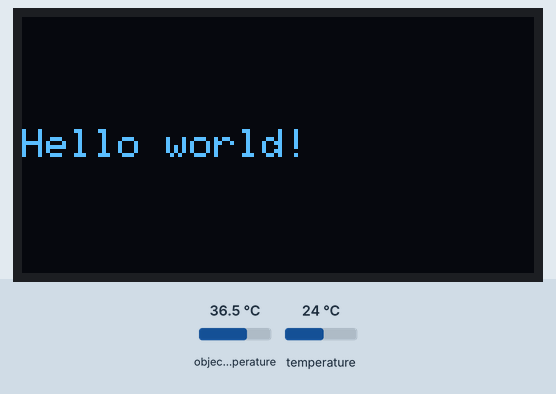
Bench run of a sketch on a simulated ESP8266 (NodeMCU). Shown: 128×64 one-colour display. The test bench sets the inputs (shaded band); at power-on: object temperature 36.5 °C, temperature 24 °C. WiFi joins after 1.5 s; servers stay silent unless stated; uploads are accepted with an empty reply; what the sketch prints to the serial monitor is not drawn.

Above: at 1.6 s.

The sketch:

screen_temp.ino
```cpp
#include <Adafruit_MLX90614.h>
#include <ESP8266WiFi.h>
#include <ESP8266HTTPClient.h>
#include <WiFiClient.h>
#include <SPI.h>
#include <Wire.h>
#include <Adafruit_GFX.h>
#include <Adafruit_SSD1306.h>
#include <Arduino_JSON.h>

#define SCREEN_WIDTH 128 // OLED display width, in pixels
#define SCREEN_HEIGHT 64 // OLED display height, in pixels

// Declaration for SSD1306 display connected using I2C
#define OLED_RESET     -1 // Reset pin
#define SCREEN_ADDRESS 0x3C
Adafruit_SSD1306 display(SCREEN_WIDTH, SCREEN_HEIGHT, &Wire, OLED_RESET);

const char* ssid     = "NETGEAR76";
const char* password = "dynamicdiamond503";
String sensorReadings;
Adafruit_MLX90614 mlx = Adafruit_MLX90614();
String serverName = "http://apnafood.org.in/temp";
const char* serverdata = "http://apnafood.org.in/infoShow";
void setup() {
  Serial.begin(115200);
  while (!Serial);
   WiFi.begin(ssid, password);

  while (WiFi.status() != WL_CONNECTED) {
    delay(500);
    Serial.print(".");
  }
   if(!display.begin(SSD1306_SWITCHCAPVCC, SCREEN_ADDRESS)) {
    Serial.println(F("SSD1306 allocation failed"));
    for(;;); // Don't proceed, loop forever
  }

  // Clear the buffer.
  display.clearDisplay();

  // Display Text
  display.setTextSize(1);
  display.setTextColor(WHITE);
  display.setCursor(0,28);
  display.println("Hello world!");
  display.display();
  delay(2000);
  display.clearDisplay();

  if (!mlx.begin()) {
    Serial.println("Error connecting to MLX sensor. Check wiring.");
    while (1);
  };
}

String httpGETRequest(const char* serverName) {
  WiFiClient client;
  HTTPClient http;

  // Your Domain name with URL path or IP address with path
  http.begin(client, serverName);

  // If you need Node-RED/server authentication, insert user and password below
  //http.setAuthorization("REPLACE_WITH_SERVER_USERNAME", "REPLACE_WITH_SERVER_PASSWORD");

  // Send HTTP POST request
  int httpResponseCode = http.GET();

  String payload = "{}";

  if (httpResponseCode>0) {
    Serial.print("HTTP Response code: ");
    Serial.println(httpResponseCode);
    payload = http.getString();
  }
  else {
    Serial.print("Error code: ");
    Serial.println(httpResponseCode);
  }
  // Free resources
  http.end();

  return payload;
}
HTTPClient http;
WiFiClient client;
void loop() {
  Serial.print("Ambient temperature = ");
  Serial.print(mlx.readAmbientTempC());
  Serial.print("°C");
  Serial.print("   ");
  Serial.print("Object temperature = ");
  Serial.print(mlx.readObjectTempC());
  Serial.println("°C");
  String serverPath = serverName + "?temperature=" + mlx.readObjectTempC();
  http.begin(client, serverPath.c_str());
  int httpResponseCode = http.GET();
  Serial.print(httpResponseCode);
  serverPath = "http://apnafood.org.in/infoShow";
  sensorReadings = httpGETRequest(serverdata);
  JSONVar myObject = JSON.parse(sensorReadings);
  display.setTextSize(1);
  display.setTextColor(WHITE);
  display.setCursor(0,28);
  display.println(myObject);
  display.display();
  delay(2000);
  display.clearDisplay();


//      // JSON.typeof(jsonVar) can be used to get the type of the var
//      if (JSON.typeof(myObject) == "undefined") {
//        Serial.println("Parsing input failed!");
//        return;
//      }
//
//      Serial.print("JSON object = ");
//      Serial.println(myObject);
//
//      // myObject.keys() can be used to get an array of all the keys in the object
//      JSONVar keys = myObject.keys();
//
//      for (int i = 0; i < keys.length(); i++) {
//        JSONVar value = myObject[keys[i]];
//        Serial.print(keys[i]);
//        Serial.print(" = ");
//        Serial.println(value);
//
//      }
  Serial.print("Ambient temperature = ");
  Serial.print(mlx.readAmbientTempF());
  Serial.print("°F");
  Serial.print("   ");
  Serial.print("Object temperature = ");
  Serial.print(mlx.readObjectTempF());
  Serial.println("°F");

  Serial.println("-----------------------------------------------------------------");
  delay(1000);
}
```

Measured:
- what the display in image 0 shows lasts 2.4 s, from 1.6 s to 4.0 s
